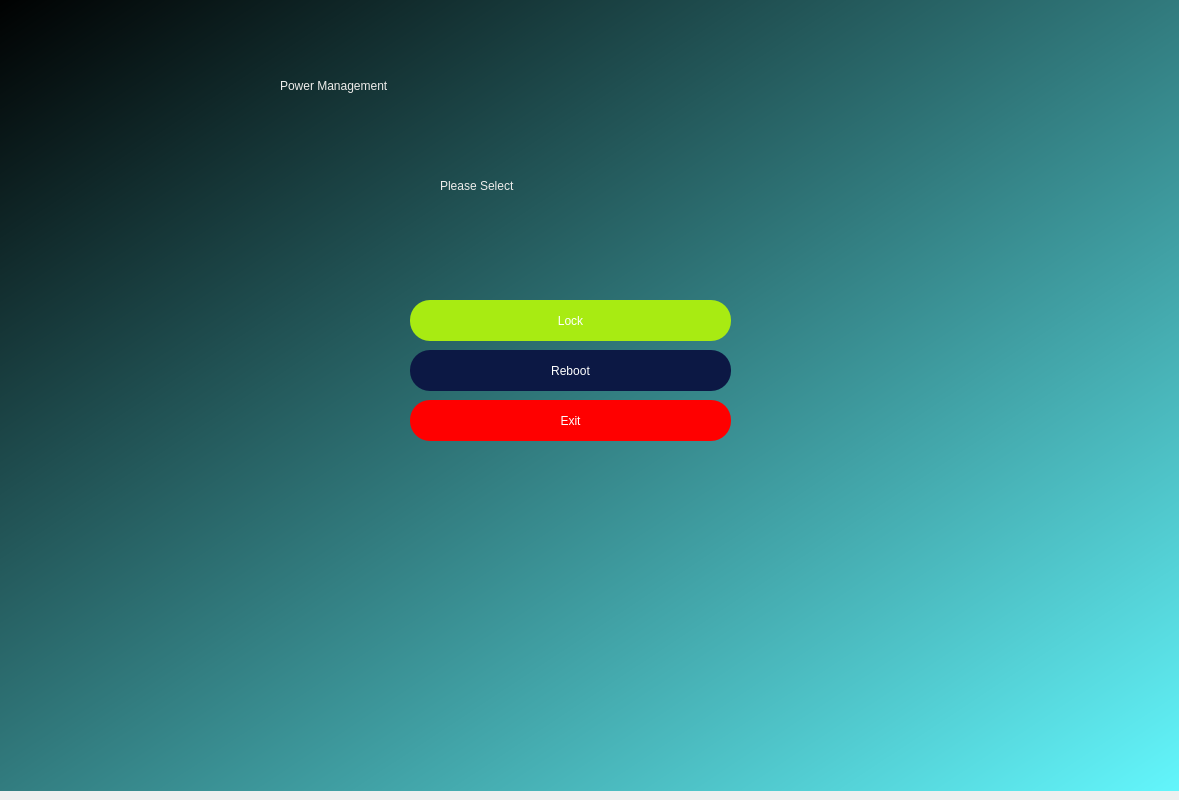
<?xml version="1.0" encoding="UTF-8"?>
<ui version="4.0">
 <class>Dialog</class>
 <widget class="QDialog" name="Dialog">
  <property name="geometry">
   <rect>
    <x>0</x>
    <y>0</y>
    <width>1179</width>
    <height>800</height>
   </rect>
  </property>
  <property name="windowTitle">
   <string>Dialog</string>
  </property>
  <widget class="QWidget" name="widget" native="true">
   <property name="geometry">
    <rect>
     <x>0</x>
     <y>-10</y>
     <width>1211</width>
     <height>801</height>
    </rect>
   </property>
   <property name="styleSheet">
    <string notr="true">QWidget#widget{
background-color:qlineargradient(spread:pad, x1:0, y1:0, x2:1, y2:1, stop:0 rgba(0, 0, 0, 255), stop:1 rgba(100, 249, 255, 255));}</string>
   </property>
   <widget class="QLabel" name="label">
    <property name="geometry">
     <rect>
      <x>280</x>
      <y>50</y>
      <width>661</width>
      <height>91</height>
     </rect>
    </property>
    <property name="styleSheet">
     <string notr="true">font: 48pt &quot;DejaVu Serif&quot;;
color:#EEEDEB;</string>
    </property>
    <property name="text">
     <string>Power Management</string>
    </property>
   </widget>
   <widget class="QLabel" name="label_2">
    <property name="geometry">
     <rect>
      <x>440</x>
      <y>160</y>
      <width>271</width>
      <height>71</height>
     </rect>
    </property>
    <property name="styleSheet">
     <string notr="true">font: 30pt &quot;DejaVu Serif&quot;;
color: #EEEDEB;</string>
    </property>
    <property name="text">
     <string>Please Select</string>
    </property>
   </widget>
   <widget class="QPushButton" name="reboot">
    <property name="geometry">
     <rect>
      <x>410</x>
      <y>360</y>
      <width>321</width>
      <height>41</height>
     </rect>
    </property>
    <property name="styleSheet">
     <string notr="true">border-radius:20px;
background-color: #0C1844;

font: 20pt &quot;DejaVu Sans&quot;;
color: rgb(255, 255, 255);</string>
    </property>
    <property name="text">
     <string>Reboot</string>
    </property>
   </widget>
   <widget class="QPushButton" name="lock">
    <property name="geometry">
     <rect>
      <x>410</x>
      <y>310</y>
      <width>321</width>
      <height>41</height>
     </rect>
    </property>
    <property name="styleSheet">
     <string notr="true">border-radius:20px;
background-color: #A8EB12;

font: 20pt &quot;DejaVu Sans&quot;;
color: rgb(255, 255, 255);</string>
    </property>
    <property name="text">
     <string>Lock</string>
    </property>
   </widget>
   <widget class="QPushButton" name="exit">
    <property name="geometry">
     <rect>
      <x>410</x>
      <y>410</y>
      <width>321</width>
      <height>41</height>
     </rect>
    </property>
    <property name="styleSheet">
     <string notr="true">border-radius:20px;
background-color: #FF0000;

font: 20pt &quot;DejaVu Sans&quot;;
color: rgb(255, 255, 255);</string>
    </property>
    <property name="text">
     <string>Exit</string>
    </property>
   </widget>
  </widget>
 </widget>
 <resources/>
 <connections/>
</ui>
